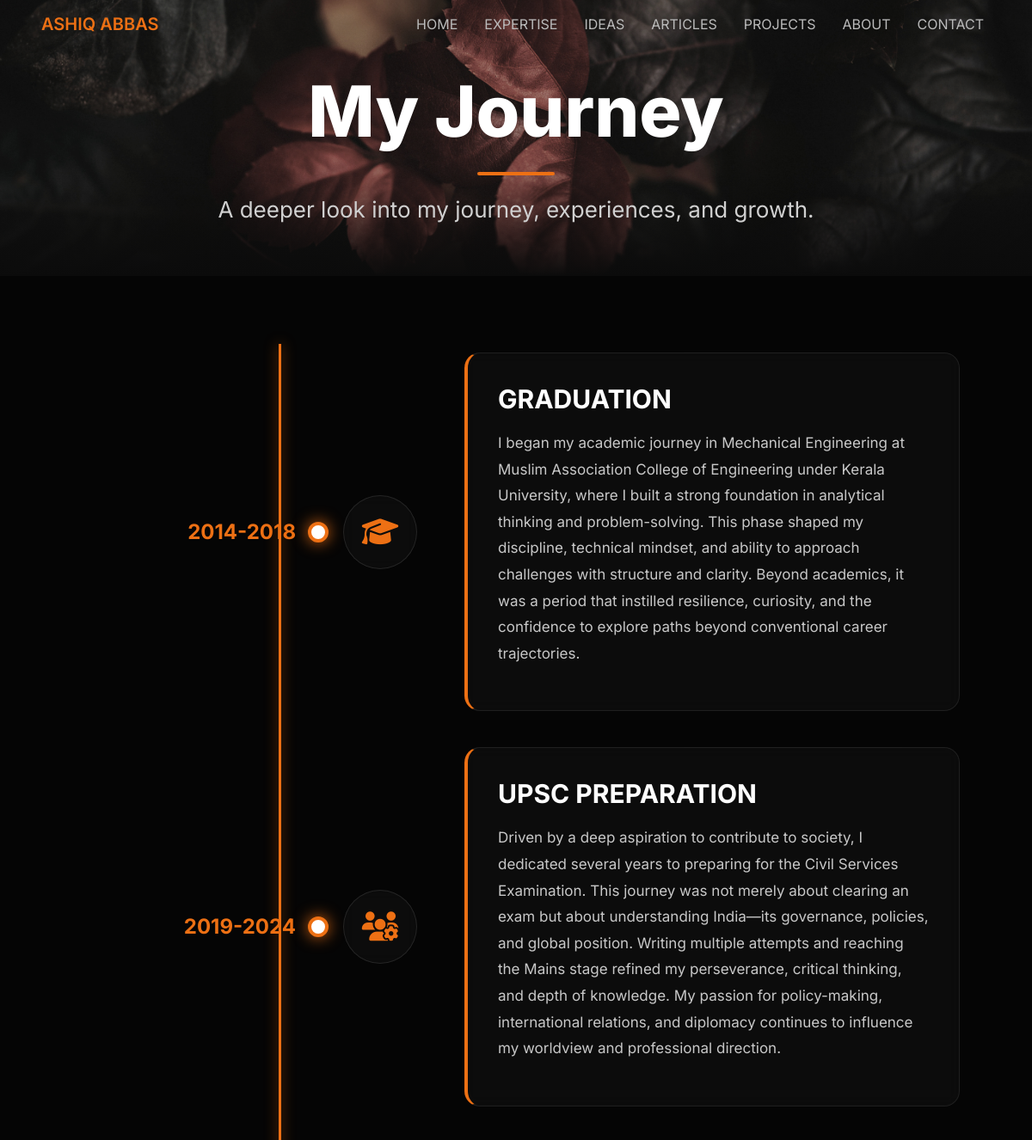
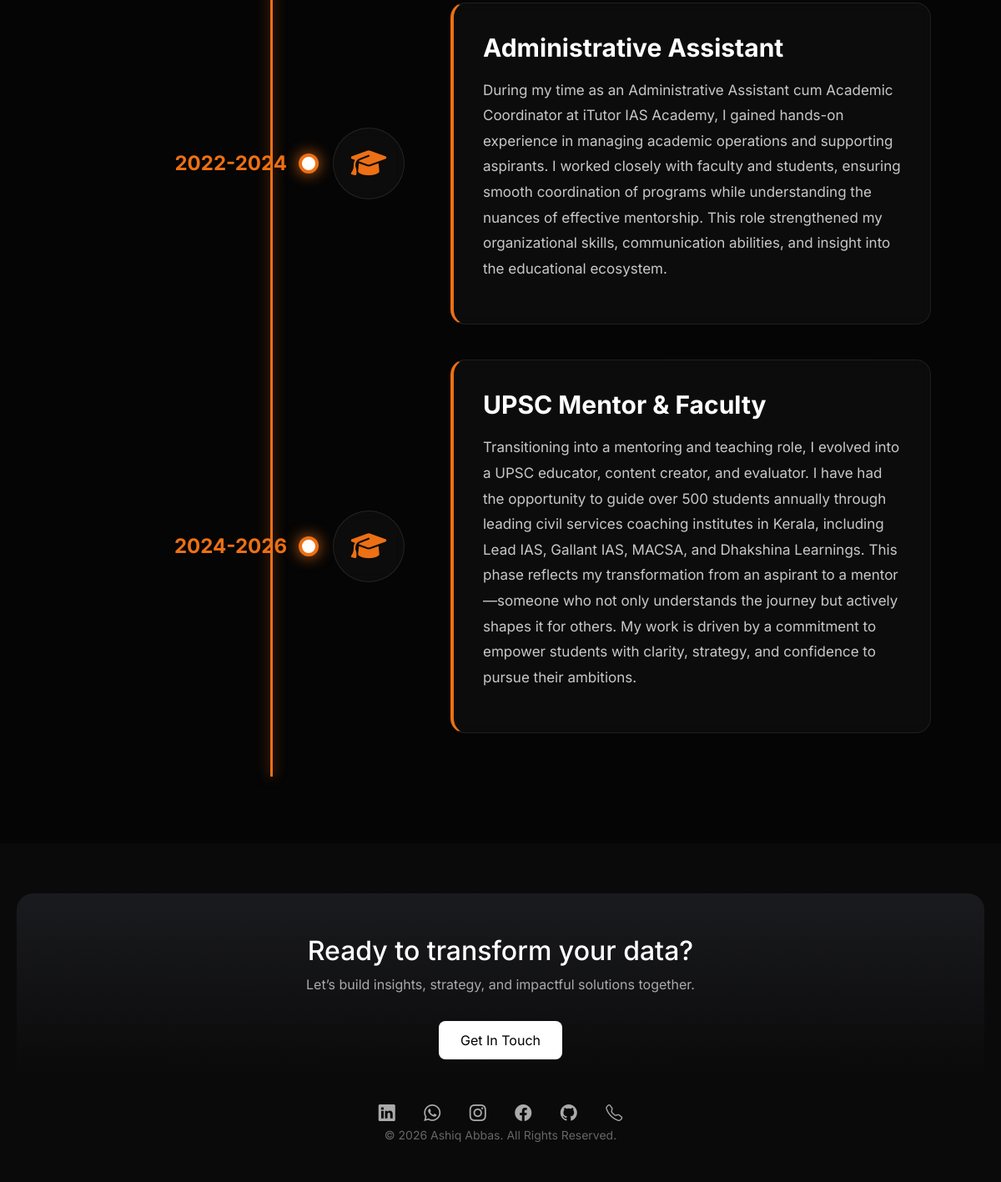
The page /about/ on the database its author committed (2 pictures, top to bottom).
### home/models.py (models this page shows, shortened)
class Journey(models.Model):
    title = models.CharField(max_length=200)
    period = models.CharField(max_length=100)
    description = models.TextField()
    icon = models.CharField(max_length=50, help_text="FontAwesome class (e.g. fas fa-graduation-cap)")
    order = models.IntegerField(default=0)
    class Meta:
        ordering = ['order']

### home/views.py (the view)
# urls.py: path('about/', views.about),
def about(request):
    journeys=Journey.objects.all()
    return render(request, 'about.html', {'journeys':journeys})

### templates/about.html (shortened to what this page needs)
{% extends 'base.html' %}
{% load static %}
{% block content %}
<section class="page-hero hero-about">
    <div class="about-hero-box">
        <h1>My Journey</h1>
        <div class="hero-orange-line"></div>
        <p>A deeper look into my journey, experiences, and growth.</p>
    </div>
</section>
<section class="aa-journey-section">
    <div class="timeline-main-line"></div>
    <div class="aa-journey-wrapper">
        {% for journey in journeys %}
        <div class="timeline-entry">
            <div class="timeline-year">
                {{ journey.period }}
            </div>
            <div class="timeline-center">
                <div class="timeline-dot"></div>
                <div class="timeline-icon">
                    <i class="{{ journey.icon }}"></i>
                </div>
            </div>
            <div class="timeline-card">
                <h2>{{ journey.title }}</h2>
                <p>{{ journey.description }}</p>
            </div>
        </div>
        {% endfor %}
    </div>
</section>
{% endblock %}

### templates/base.html (shortened to what this page needs)
<!DOCTYPE html>
<html lang="en">
<head>
<link href="https://cdn.jsdelivr.net/npm/bootstrap@5.3.2/dist/css/bootstrap.min.css" rel="stylesheet">
<link rel="stylesheet" href="https://cdnjs.cloudflare.com/ajax/libs/font-awesome/6.5.0/css/all.min.css">
<link href="https://cdn.jsdelivr.net/npm/bootstrap-icons@1.11.3/font/bootstrap-icons.css" rel="stylesheet">
</head>
<body>
<nav class="navbar navbar-expand-lg navbar-dark">
    <div class="container-fluid px-5">
        <a class="navbar-brand" href="/">ASHIQ ABBAS</a>
        <div class="collapse navbar-collapse justify-content-end" id="navbarNav">
            <ul class="navbar-nav">
                <li class="nav-item">
                    <a class="nav-link" href="/">HOME</a>
                </li>
                <li class="nav-item">
                    <a class="nav-link" href="/expertise/">EXPERTISE</a>
                </li>
                <li class="nav-item">
                    <a class="nav-link" href="/ideas/">IDEAS</a>
                </li>
                <li class="nav-item">
                    <a class="nav-link" href="/articles/">ARTICLES</a>
                </li>
                <li class="nav-item">
                    <a class="nav-link" href="/projects/">PROJECTS</a>
                </li>
                <li class="nav-item">
                    <a class="nav-link" href="/about/">ABOUT</a>
                </li>
                <li class="nav-item">
                    <a class="nav-link" href="/contact/">CONTACT</a>
                </li>
            </ul>
        </div>
    </div>
</nav>
<main class="main-content">
    {% block content %}
    {% endblock %}
</main>
<footer class="footer-section">
    <div class="footer-cta text-center">
        <h2>Ready to transform your data?</h2>
        <p>Let’s build insights, strategy, and impactful solutions together.</p>
        <a href="/contact/" class="btn btn-cta mt-3">Get In Touch</a>
    </div>
    <div class="footer-social text-center">
        <a href="https://www.linkedin.com/in/ashiq-abbas-b1697b130/" target="_blank"><i class="bi bi-linkedin"></i></a>
        <a href="https://wa.me/919747090132"><i class="bi bi-whatsapp"></i></a>
        <a href="#"><i class="bi bi-instagram"></i></a>
        <a href="#"><i class="bi bi-facebook"></i></a>
        <a href="#"><i class="bi bi-github"></i></a>
        <a href="tel:+919747090132"><i class="bi bi-telephone"></i></a>
    </div>
    <div class="footer-bottom text-center">
        <p>© 2026 Ashiq Abbas. All Rights Reserved.</p>
    </div>
</footer>
</body>
</html>

### templates/base.html (style rules this page uses)
body { background-color: #0a0a0a; color: #e5e5e5; font-family: 'Inter', sans-serif; display: flex; flex-direction: column; min-height: 100vh; }
.main-content { flex: 1; }
.navbar { background: transparent; position: absolute; width: 100%; top:0; z-index:1000; }
.navbar-brand { font-weight: 600; color: #ED7014 !important; }
.nav-link { color: #bbbbbb !important; margin-left: 15px; }
.page-hero { width: 100%; min-height: 320px; display: flex; align-items: center; justify-content: center; text-align: center; color: #fff; background-size: cover; background-position: center; position: relative; padding-top: 40px; }
.page-hero { position: relative; z-index: 1; }
.page-hero::after { content: ""; position: absolute; bottom: -1px; left: 0; width: 100%; height: 120px; background: linear-gradient( to bottom, rgba(11,11,11,0) 0%, rgba(11,11,11,1) 100% ); pointer-events: none; }
.hero-about { background-image: url("/static/images/about-bg.jpg"); background-size:cover; background-position:center; background-repeat:no-repeat; }
.footer-section { background: #0a0a0a; padding: 60px 20px 30px; }
.footer-cta { background: linear-gradient(180deg, rgba(64, 66, 79, 0.3), transparent); padding: 50px 20px 20px; border-radius: 20px; margin-bottom: 30px; }
.footer-cta h2 { color: #fff; }
.footer-cta p { color: #aaa; }
.btn-cta { background: #fff; color: #000; padding: 10px 25px; border-radius: 8px; }
.footer-social a { margin: 0 15px; font-size: 20px; color: #aaa; transition: 0.3s; }
.footer-bottom p { color: #666; font-size: 14px; }
.main-content { background: radial-gradient(circle at 20% 30%, rgba(255,255,255,0.03), transparent 40%), radial-gradient(circle at 80% 70%, rgba(255,255,255,0.02), transparent 40%), #0b0b0b; }
body { overflow-x: hidden; }

### templates/about.html (style rules this page uses)
.about-hero-box { position: relative; z-index: 2; text-align: center; }
.about-hero-box h1 { color: white; font-size: 82px; font-weight: 800; margin-bottom: 12px; }
.hero-orange-line { width: 90px; height: 4px; background: #ED7014; margin: 20px auto; border-radius: 10px; }
.about-hero-box p { color: #d0d0d0; font-size: 26px; }
.aa-journey-section { position: relative; background: #050505; padding: 90px 0; }
.timeline-main-line { position: absolute; left: 27%; top: 80px; bottom: 80px; width: 3px; background: #ED7014; box-shadow: 0 0 15px rgba(237,112,20,0.7); }
.aa-journey-wrapper { width: 86%; max-width: 1500px; margin: auto; }
.timeline-entry { display: grid; grid-template-columns: 260px 140px 1fr; gap: 28px; align-items: center; margin-bottom: 42px; }
.timeline-year { color: #ED7014; font-size: 34px; font-weight: 700; text-align: right; }
.timeline-center { position: relative; display: flex; justify-content: center; align-items: center; }
.timeline-dot { position: absolute; left: -14px; width: 24px; height: 24px; border-radius: 50%; background: white; border: 4px solid #ED7014; box-shadow: 0 0 18px rgba(237,112,20,0.9); }
.timeline-icon { width: 86px; height: 86px; border-radius: 50%; display: flex; justify-content: center; align-items: center; background: rgba(255,255,255,0.03); border: 1px solid rgba(255,255,255,0.10); backdrop-filter: blur(8px); }
.timeline-icon i { color: #ED7014; font-size: 34px; }
.timeline-card { background: rgba(255,255,255,0.03); border: 1px solid rgba(255,255,255,0.08); border-left: 4px solid #ED7014; border-radius: 18px; padding: 35px; backdrop-filter: blur(8px); transition: all 0.3s ease; }
.timeline-card h2 { color: white; font-size: 40px; margin-bottom: 18px; font-weight: 700; }
.timeline-card p { color: #c8c8c8; font-size: 20px; line-height: 1.8; }
@media (max-width: 1200px) { .timeline-card h2 { font-size: 30px; } }
@media (max-width: 1200px) { .timeline-card p { font-size: 17px; } }
@media (max-width: 1200px) { .timeline-year { font-size: 24px; } }

### rows shown on the page
Journey: period "2014-2018", title "GRADUATION", description "I began my academic journey in Mechanical Engineering at Muslim Association College of Engineering under Kerala University, where I built a strong foundation in analytical thinking and problem-solving. This phase shaped my discipline, technical mindset, and ability to approach challenges with structure and clarity. Beyond academics, it was a period that instilled resilience, curiosity, and the confidence to explore paths beyond conventional career trajectories."
Journey: period "2019-2024", title "UPSC PREPARATION", description "Driven by a deep aspiration to contribute to society, I dedicated several years to preparing for the Civil Services Examination. This journey was not merely about clearing an exam but about understanding India—its governance, policies, and global position. Writing multiple attempts and reaching the Mains stage refined my perseverance, critical thinking, and depth of knowledge. My passion for policy-making, international relations, and diplomacy continues to influence my worldview and professional direction."
Journey: period "2022-2024", title "Administrative Assistant", description "During my time as an Administrative Assistant cum Academic Coordinator at iTutor IAS Academy, I gained hands-on experience in managing academic operations and supporting aspirants. I worked closely with faculty and students, ensuring smooth coordination of programs while understanding the nuances of effective mentorship. This role strengthened my organizational skills, communication abilities, and insight into the educational ecosystem."
Journey: period "2024-2026", title "UPSC Mentor & Faculty", description "Transitioning into a mentoring and teaching role, I evolved into a UPSC educator, content creator, and evaluator. I have had the opportunity to guide over 500 students annually through leading civil services coaching institutes in Kerala, including Lead IAS, Gallant IAS, MACSA, and Dhakshina Learnings. This phase reflects my transformation from an aspirant to a mentor—someone who not only understands the journey but actively shapes it for others. My work is driven by a commitment to empower students with clarity, strategy, and confidence to pursue their ambitions."
